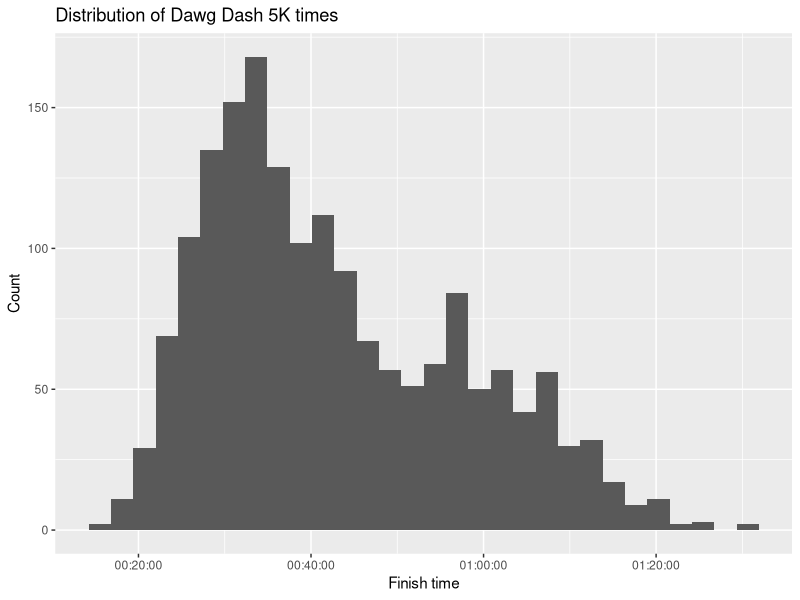
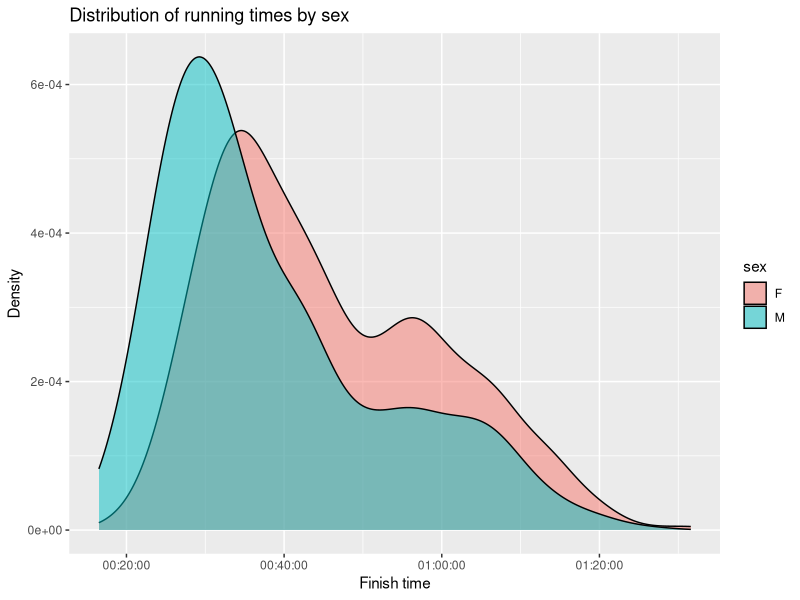
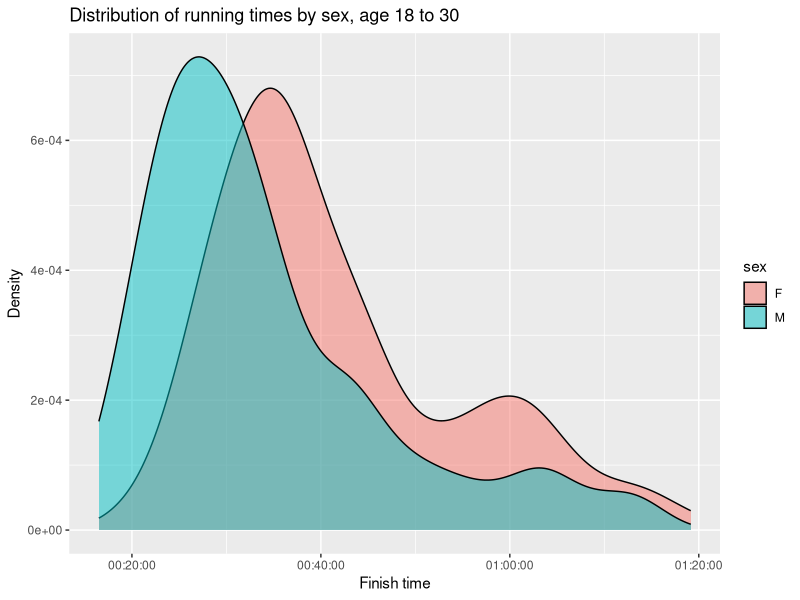

Generate these figures, in order, with R:
## ---- chunk 1
library("tidyverse")

dawgs <- read_delim("dawgs-dash-5k-2023.csv")

head(dawgs)
glimpse(dawgs)
summary(dawgs)

## ---- chunk 2
class(dawgs$category)
class(dawgs$time)
## ---- chunk 3
dawgs <- read_delim("dawgs-dash-5k-2023.csv",
  col_types = list(time = "c")
)

dawgs <- dawgs %>%
  mutate(
    time = ifelse(
      str_count(time, ":") == 1,
      paste0("00:", time),
      time
    ),
    time = parse_time(time)
  )

dawgs

## ---- chunk 4
dawgs_sorted <- dawgs %>%
  arrange(time)

head(dawgs_sorted, 3)
tail(dawgs_sorted, 3)
## ---- chunk 5
dawgs %>%
  ggplot(aes(time)) +
  geom_histogram() +
  labs(
    x = "Finish time",
    y = "Count",
    title = "Distribution of Dawg Dash 5K times"
  )
## ---- chunk 6
dawgs <- dawgs %>%
  mutate(
    sex = gsub("[[:digit:]]", "", category),
    sex = gsub("\\|", "", sex),
    sex = gsub("[[:space:]]", "", sex)
  )

head(dawgs) 
## ---- chunk 7
dawgs <- dawgs %>%
  mutate(
    age = gsub("[^[:digit:]]*", "", category),
    age = as.numeric(age)
  )

head(dawgs)
## ---- chunk 8
dawgs_clean <- dawgs %>%
  filter(
    sex %in% c("M", "F"),
    !is.na(age),
    age >= 10,
    age <= 90
  )

summary(dawgs_clean)
table(dawgs_clean$sex)
## ---- chunk 9
dawgs_clean %>% 
  ggplot(aes(x = time, fill = sex)) +
  geom_density(alpha = 0.5) +
  labs(
    title = "Distribution of running times by sex",
    x = "Finish time",
    y = "Density"
  )
## ---- chunk 10
dawgs_prime <- dawgs_clean %>% 
  filter(age >= 18, age <= 30)

dawgs_prime %>% 
  ggplot(aes(x = time, fill = sex)) +
  geom_density(alpha = 0.5) +
  labs(
    title = "Distribution of running times by sex, age 18 to 30",
    x = "Finish time",
    y = "Density"
  )
